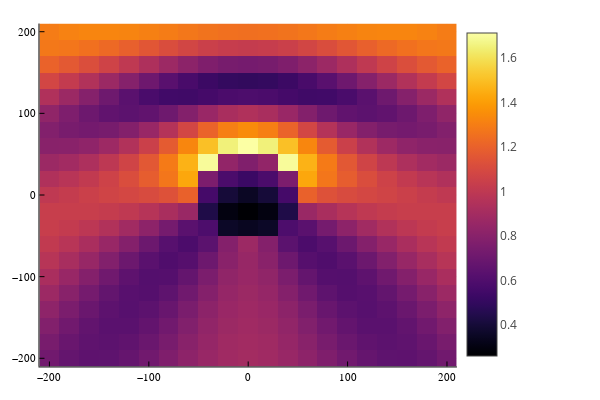

Source (notebook cell):
### Code cell
heatmap(xA,yA,imagenH)

### Figure 1 — Plotly figure (JSON) as saved in the notebook; plotly's stock layout.template omitted (floating-point values rounded to 4 significant figures; data arrays with more than 128 entries replaced by an {"elided": "..."} marker saying what was removed)
{"data": [{"colorbar": {"len": 0.9525, "title": {"text": ""}, "x": 0.7615, "y": 0.5139}, "colorscale": {"elided": "256x2 mixed values"}, "name": "y1", "showlegend": false, "showscale": true, "type": "heatmap", "x": [-210, -190, -170, -150, -130, -110, -90, -70, -50, -30, -10, 10, 30, 50, 70, 90, 110, 130, 150, 170, 190, 210], "xaxis": "x", "y": [-210, -190, -170, -150, -130, -110, -90, -70, -50, -30, -10, 10, 30, 50, 70, 90, 110, 130, 150, 170, 190, 210], "yaxis": "y", "z": {"elided": "21x21 float values"}, "zmax": 1.711, "zmin": 0.2588}], "layout": {"annotations": [], "height": 400, "legend": {"bgcolor": "rgba(255, 255, 255, 1.000)", "bordercolor": "rgba(0, 0, 0, 1)", "borderwidth": 1, "font": {"color": "rgba(0, 0, 0, 1)", "family": "sans-serif", "size": 11}, "title": {"font": {"color": "rgba(0, 0, 0, 1)", "family": "sans-serif", "size": 15}, "text": ""}, "tracegroupgap": 0, "traceorder": "normal", "x": 1, "xanchor": "auto", "y": 1, "yanchor": "auto"}, "margin": {"b": 20, "l": 0, "r": 0, "t": 20}, "paper_bgcolor": "rgba(255, 255, 255, 1.000)", "plot_bgcolor": "rgba(255, 255, 255, 1.000)", "showlegend": true, "width": 600, "xaxis": {"anchor": "y", "domain": [0.06582, 0.7615], "gridcolor": "rgba(0, 0, 0, 0.1)", "gridwidth": 0.5, "linecolor": "rgba(0, 0, 0, 1)", "mirror": false, "range": [-210, 210], "showgrid": true, "showline": true, "showticklabels": true, "tickangle": 0, "tickcolor": "rgb(0, 0, 0)", "tickfont": {"color": "rgba(0, 0, 0, 1)", "family": "sans-serif", "size": 11}, "tickmode": "array", "ticks": "inside", "ticktext": ["−200", "−100", "0", "100", "200"], "tickvals": [-200, -100, 0, 100, 200], "title": {"font": {"color": "rgba(0, 0, 0, 1)", "family": "sans-serif", "size": 15}, "text": ""}, "type": "linear", "visible": true, "zeroline": false, "zerolinecolor": "rgba(0, 0, 0, 1)"}, "yaxis": {"anchor": "x", "domain": [0.03762, 0.9902], "gridcolor": "rgba(0, 0, 0, 0.1)", "gridwidth": 0.5, "linecolor": "rgba(0, 0, 0, 1)", "mirror": false, "range": [-210, 210], "showgrid": true, "showline": true, "showticklabels": true, "tickangle": 0, "tickcolor": "rgb(0, 0, 0)", "tickfont": {"color": "rgba(0, 0, 0, 1)", "family": "sans-serif", "size": 11}, "tickmode": "array", "ticks": "inside", "ticktext": ["−200", "−100", "0", "100", "200"], "tickvals": [-200, -100, 0, 100, 200], "title": {"font": {"color": "rgba(0, 0, 0, 1)", "family": "sans-serif", "size": 15}, "text": ""}, "type": "linear", "visible": true, "zeroline": false, "zerolinecolor": "rgba(0, 0, 0, 1)"}}}
